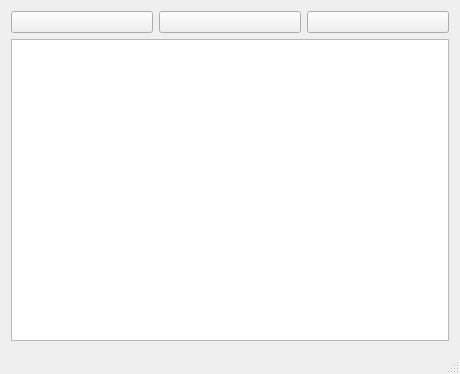
<?xml version="1.0" encoding="UTF-8"?>
<ui version="4.0">
 <class>EditorWindow</class>
 <widget class="QMainWindow" name="EditorWindow">
  <property name="geometry">
   <rect>
    <x>0</x>
    <y>0</y>
    <width>460</width>
    <height>374</height>
   </rect>
  </property>
  <property name="windowTitle">
   <string>PIF IDE</string>
  </property>
  <widget class="QWidget" name="centralWidget">
   <layout class="QGridLayout" name="gridLayout">
    <item row="0" column="0">
     <layout class="QHBoxLayout" name="horizontalLayout_2">
      <item>
       <widget class="QPushButton" name="pushButton">
        <property name="text">
         <string/>
        </property>
       </widget>
      </item>
      <item>
       <widget class="QPushButton" name="pushButton_2">
        <property name="text">
         <string/>
        </property>
       </widget>
      </item>
      <item>
       <widget class="QPushButton" name="pushButton_3">
        <property name="text">
         <string/>
        </property>
       </widget>
      </item>
     </layout>
    </item>
    <item row="1" column="0">
     <widget class="QTextEdit" name="textEdit"/>
    </item>
   </layout>
  </widget>
  <widget class="QStatusBar" name="statusBar"/>
 </widget>
 <layoutdefault spacing="6" margin="11"/>
 <resources/>
 <connections/>
</ui>
